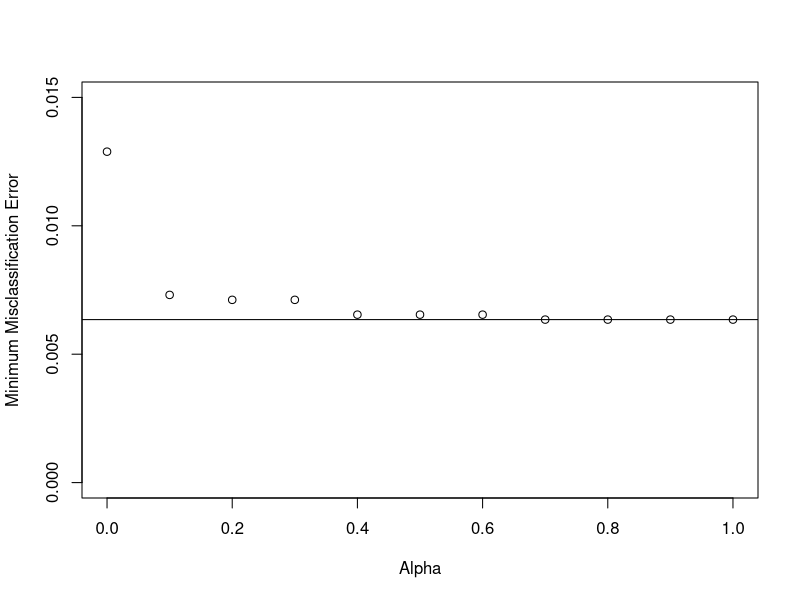
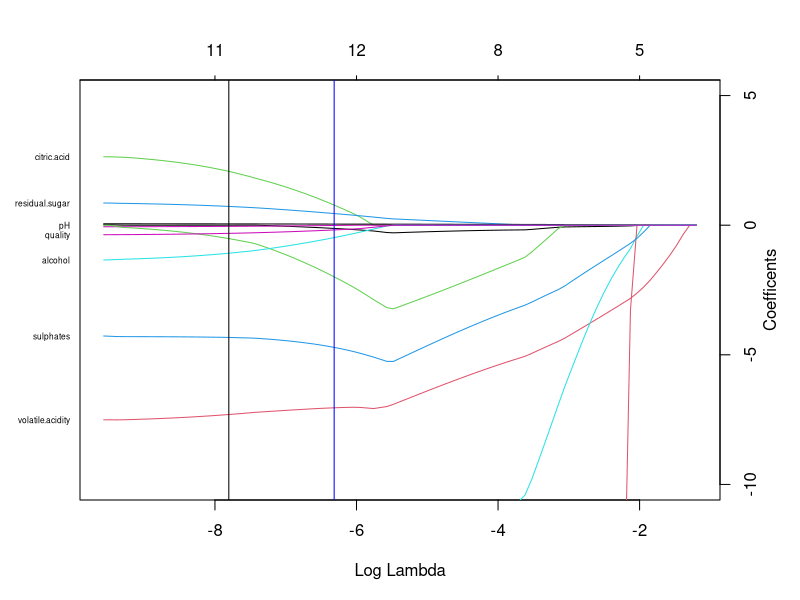

Reproduce these figures in R, in order.
library(caret)
library(glmnet)
library(tidyverse)
library(rms)

Wine <- read.csv("winequality.csv")
head(Wine)
count(Wine, colour)

#Partition the data, 3456
set.seed(3456)
trainIndex <- createDataPartition(Wine$colour, p = .8, list = FALSE, times = 1)

TrainWine <- Wine[ trainIndex,]
TestWine  <- Wine[-trainIndex,]
count(TrainWine, colour)

log(1)
count(TestWine, colour)

#Explore with cv.glmnet

Winex <- TrainWine[,1:12]
class(Winex)
Winex <- as.matrix(Winex)
class(Winex)

Winey <- as.factor(TrainWine[,13])
class(Winey)

binomial <- glm(Winey~Winex, family = "binomial")
summary(binomial)

#First choice ideal alpha value
#Preset folds so that same one used every analysis
folds <- sample(1:10,size=length(Winey),replace=TRUE)

alphamodels <- as.list(c(1:11))
alphatest <- seq(0,1,by=0.1)
for (a in 1:11){
  alphamodels[[a]] <- cv.glmnet(Winex,Winey,foldid = folds, family = "binomial", type.measure = "class", alpha = alphatest[a])
}

#Determine minimum misclassification error for each alph value
minMCE <- data.frame("alpha" = seq(0,1,by=0.1), "minMCE" = 1:11)
for(a in 1:11){
  minMCE[a,2] <- min(alphamodels[[a]]$cvm)
}
print(minMCE)

jpeg('Figure1.jpg')
par(mfrow = c(1,1))
plot(minMCE[,1],minMCE[,2], ylim = c(0,0.015), ylab = "Minimum Misclassification Error", xlab = "Alpha")
abline(h = min(minMCE[,2]))
dev.off()

#Test with all four alphas: 0.7, 0.8, 0.9, 1.0

CV1.0 <- cv.glmnet(Winex,Winey, family = "binomial", foldid = folds, type.measure = "class", alpha = 1.0)
print(CV1.0$lambda.min)

#Visualize coefficients of this

jpeg('Figure2.jpg')
par(mfrow = c(1,1), mar = c(5, 4, 4, 4))
plot(CV1.0$glmnet.fit, "lambda", ylim=c(-10,5), yaxt = "n", ylab = " ")
abline(v=log(CV1.0$lambda.min), col = "black")
abline(v=log(CV1.0$lambda.1se), col = "blue")
vnat=coef(CV1.0$glmnet.fit)
vnat=vnat[-1,ncol(vnat)] # remove the intercept, and get the coefficients at the end of the path
vn = names(TrainWine[,1:12])
axis(2, at=vnat,line=-.5,label=vn,las=1,tick=FALSE, cex.axis=0.5)
axis(4, at = seq(-10,5,by = 5))
mtext("Coefficents", 4, 2)
dev.off()

#investigate remainign features
Neg8 <- glmnet(Winex,Winey, family = "binomial", alpha = 1, lambda = exp(-8))
Neg6 <- glmnet(Winex,Winey, family = "binomial", alpha = 1, lambda = exp(-6))
Neg5 <- glmnet(Winex,Winey, family = "binomial", alpha = 1, lambda = exp(-5))
cbind(Neg8$beta,Neg6$beta,Neg5$beta)

par(mfrow = c(1,1))

#What features are being effected
WineModel <- glmnet(Winex,Winey, family = "binomial", alpha = 1, lambda = CV1.0$lambda.min)
coef(WineModel)
#Predict/Confusion
class(TestWine)
head(TestWine)
TestWineX <- as.matrix(TestWine[,1:12])
TestWineLabel <- as.factor(TestWine[,13])

confusion.glmnet(WineModel, TestWineX, TestWineLabel, family = "binomial")
